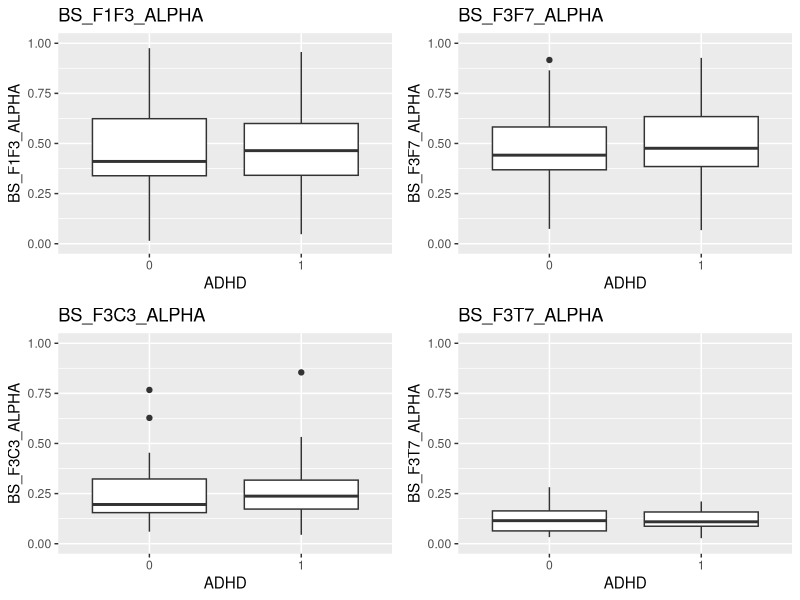
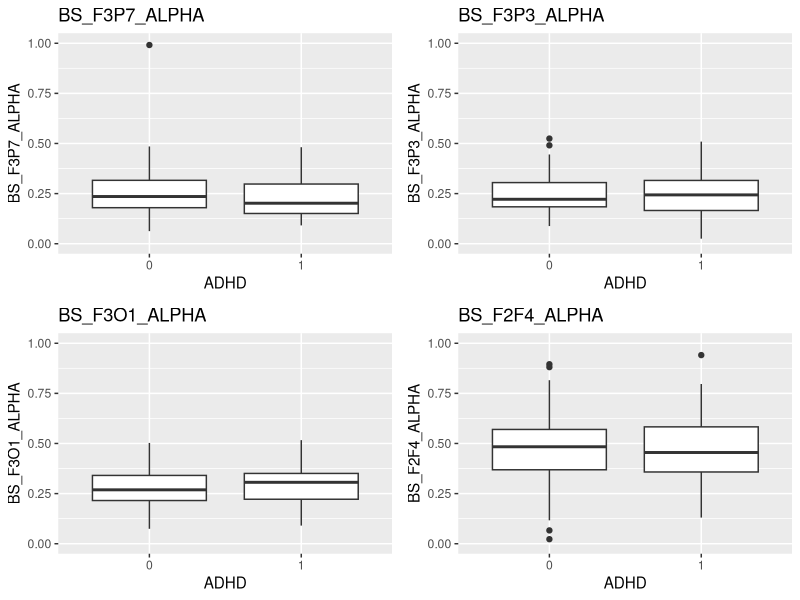
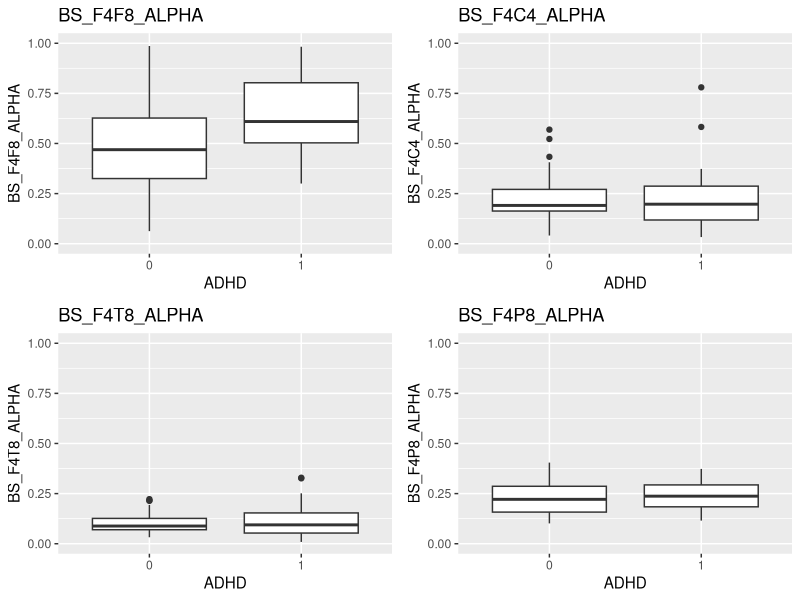
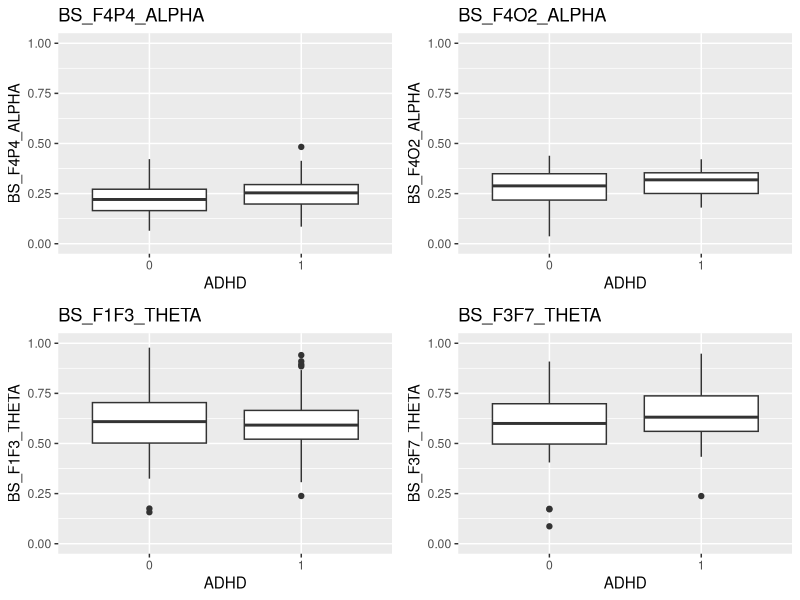
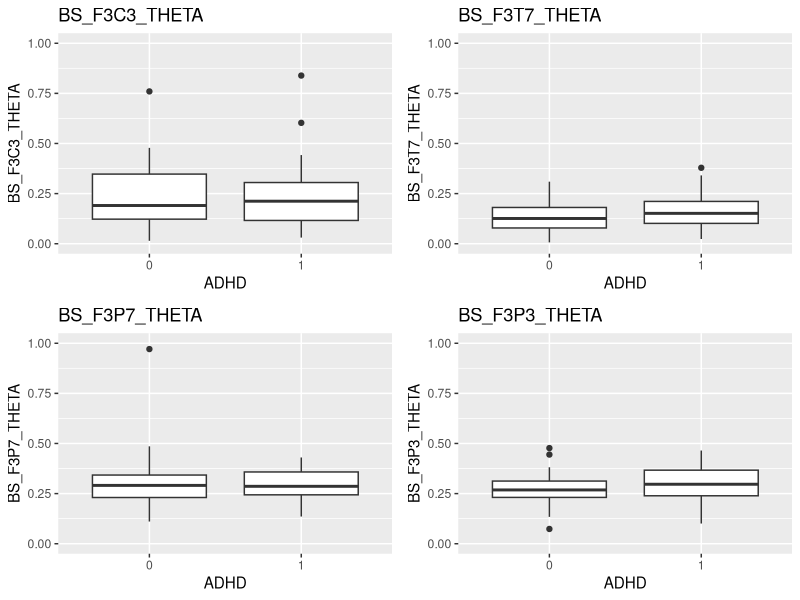
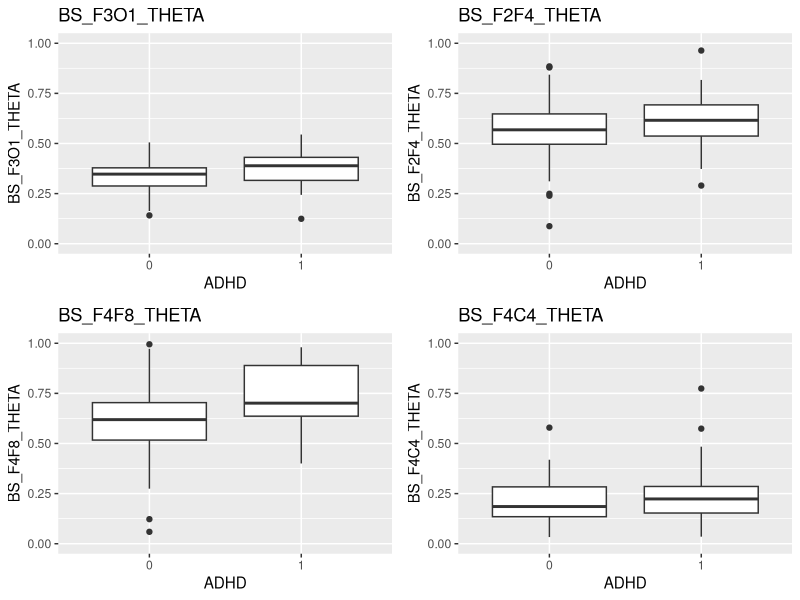
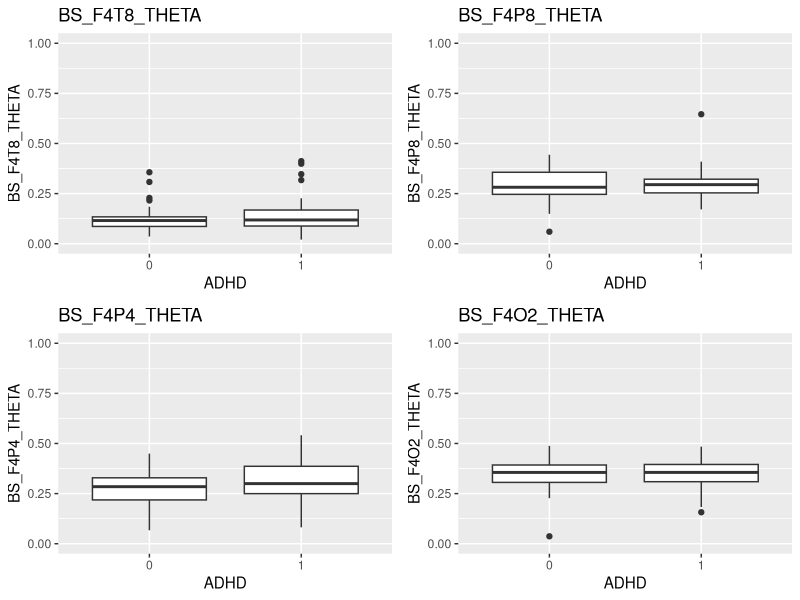
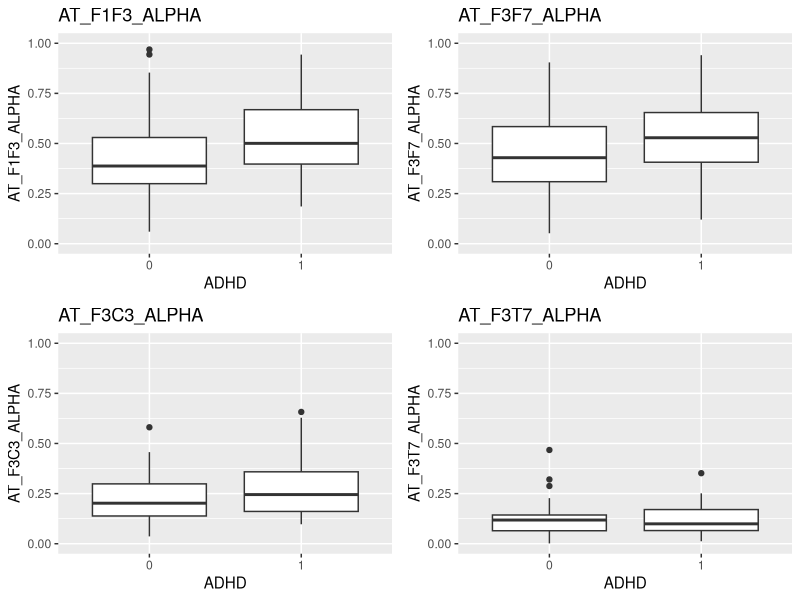

Generate these figures, in order, with R:
## ---- chunk 1
df = read.csv("ADHD_EEG_Dataset.csv")
dim(df)
## ---- chunk 2
#VARIABLES: EEG CONNECTIVITY baseline
con_b <- df[,104:163]
length(colnames(con_b))
## ---- chunk 3
library(ggplot2)
library("gridExtra")

p <- list()
i = 1
for (col in colnames(con_b)){
  #number of datasets
  #title variable
  
  p1<-ggplot(data = con_b, aes_string(x = factor(df$ADHD), y = col)) + geom_boxplot() + 
    labs(title=col, x = "ADHD") + ylim(0,1)
  p[[i]]=p1
  i = i + 1
  #ggsave(filename = col,plot = plot)
}


#ggsave(filename, ggplot)
## ---- chunk 4
library(grid)
for (i in seq(from=1,to=60,by=4)){
  
  plot <- grid.arrange(p[[i]],p[[i+1]],p[[i+2]], p[[i+3]], nrow=2, ncol=2)
  ggsave(filename = paste0("box_plt", i, ".png"), plot)
  
}
#BS_F4F8_ALPHA, BS_F4F8_THETA have shown significant difference. 
